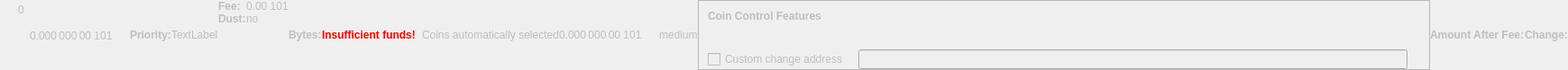
    <widget class="QWidget" name="dummyHideWidget" native="true">
     <property name="enabled">
      <bool>false</bool>
     </property>
     <property name="maximumSize">
      <size>
       <width>100</width>
       <height>22</height>
      </size>
     </property>
     <layout class="QHBoxLayout" name="dummyHideLayout">
      <property name="spacing">
       <number>0</number>
      </property>
      <property name="leftMargin">
       <number>0</number>
      </property>
      <property name="topMargin">
       <number>0</number>
      </property>
      <property name="rightMargin">
       <number>0</number>
      </property>
      <property name="bottomMargin">
       <number>0</number>
      </property>
      <item>
       <layout class="QFormLayout" name="formLayoutCoinControl1">
        <property name="horizontalSpacing">
         <number>10</number>
        </property>
        <property name="verticalSpacing">
         <number>14</number>
        </property>
        <property name="leftMargin">
         <number>10</number>
        </property>
        <property name="topMargin">
         <number>4</number>
        </property>
        <property name="rightMargin">
         <number>6</number>
        </property>
        <item row="0" column="1">
         <widget class="QLabel" name="labelCoinControlBytes">
          <property name="cursor">
           <cursorShape>IBeamCursor</cursorShape>
          </property>
          <property name="contextMenuPolicy">
           <enum>Qt::ActionsContextMenu</enum>
          </property>
          <property name="text">
           <string notr="true">0</string>
          </property>
          <property name="textInteractionFlags">
           <set>Qt::LinksAccessibleByMouse|Qt::TextSelectableByKeyboard|Qt::TextSelectableByMouse</set>
          </property>
         </widget>
        </item>
       </layout>
      </item>
      <item>
       <widget class="QLabel" name="labelCoinControlAfterFee">
        <property name="enabled">
         <bool>false</bool>
        </property>
        <property name="sizePolicy">
         <sizepolicy hsizetype="Fixed" vsizetype="Fixed">
          <horstretch>0</horstretch>
          <verstretch>0</verstretch>
         </sizepolicy>
        </property>
        <property name="minimumSize">
         <size>
          <width>111</width>
          <height>12</height>
         </size>
        </property>
        <property name="maximumSize">
         <size>
          <width>111</width>
          <height>12</height>
         </size>
        </property>
        <property name="cursor">
         <cursorShape>IBeamCursor</cursorShape>
        </property>
        <property name="contextMenuPolicy">
         <enum>Qt::ActionsContextMenu</enum>
        </property>
        <property name="text">
         <string notr="true">0.000 000 00 101</string>
        </property>
        <property name="textInteractionFlags">
         <set>Qt::LinksAccessibleByMouse|Qt::TextSelectableByKeyboard|Qt::TextSelectableByMouse</set>
        </property>
       </widget>
      </item>
      <item>
       <widget class="QLabel" name="labelCoinControlPriorityText">
        <property name="enabled">
         <bool>false</bool>
        </property>
        <property name="font">
         <font>
          <weight>75</weight>
          <bold>true</bold>
         </font>
        </property>
        <property name="text">
         <string>Priority:</string>
        </property>
       </widget>
      </item>
      <item>
       <layout class="QHBoxLayout" name="horizontalLayout">
        <item>
         <widget class="QLabel" name="WarningLabel">
          <property name="text">
           <string>TextLabel</string>
          </property>
         </widget>
        </item>
       </layout>
      </item>
      <item>
       <layout class="QFormLayout" name="formLayoutCoinControl3">
        <property name="horizontalSpacing">
         <number>0</number>
        </property>
        <property name="verticalSpacing">
         <number>0</number>
        </property>
        <property name="leftMargin">
         <number>0</number>
        </property>
        <property name="topMargin">
         <number>0</number>
        </property>
        <property name="rightMargin">
         <number>0</number>
        </property>
        <item row="0" column="0">
         <widget class="QLabel" name="labelCoinControlFeeText">
          <property name="enabled">
           <bool>false</bool>
          </property>
          <property name="font">
           <font>
            <weight>75</weight>
            <bold>true</bold>
           </font>
          </property>
          <property name="text">
           <string>Fee:</string>
          </property>
          <property name="margin">
           <number>0</number>
          </property>
         </widget>
        </item>
        <item row="0" column="1">
         <widget class="QLabel" name="labelCoinControlFee">
          <property name="enabled">
           <bool>false</bool>
          </property>
          <property name="cursor">
           <cursorShape>IBeamCursor</cursorShape>
          </property>
          <property name="contextMenuPolicy">
           <enum>Qt::ActionsContextMenu</enum>
          </property>
          <property name="text">
           <string notr="true">0.00 101</string>
          </property>
          <property name="textInteractionFlags">
           <set>Qt::LinksAccessibleByMouse|Qt::TextSelectableByKeyboard|Qt::TextSelectableByMouse</set>
          </property>
         </widget>
        </item>
        <item row="1" column="0">
         <widget class="QLabel" name="labelCoinControlLowOutputText">
          <property name="enabled">
           <bool>false</bool>
          </property>
          <property name="font">
           <font>
            <weight>75</weight>
            <bold>true</bold>
           </font>
          </property>
          <property name="text">
           <string>Dust:</string>
          </property>
         </widget>
        </item>
        <item row="1" column="1">
         <widget class="QLabel" name="labelCoinControlLowOutput">
          <property name="enabled">
           <bool>false</bool>
          </property>
          <property name="cursor">
           <cursorShape>IBeamCursor</cursorShape>
          </property>
          <property name="contextMenuPolicy">
           <enum>Qt::ActionsContextMenu</enum>
          </property>
          <property name="text">
           <string>no</string>
          </property>
          <property name="textInteractionFlags">
           <set>Qt::LinksAccessibleByMouse|Qt::TextSelectableByKeyboard|Qt::TextSelectableByMouse</set>
          </property>
         </widget>
        </item>
       </layout>
      </item>
      <item>
       <widget class="QLabel" name="labelCoinControlBytesText">
        <property name="enabled">
         <bool>false</bool>
        </property>
        <property name="font">
         <font>
          <weight>75</weight>
          <bold>true</bold>
         </font>
        </property>
        <property name="text">
         <string>Bytes:</string>
        </property>
       </widget>
      </item>
      <item>
       <layout class="QFormLayout" name="formLayoutCoinControl2">
        <property name="horizontalSpacing">
         <number>0</number>
        </property>
        <property name="verticalSpacing">
         <number>0</number>
        </property>
        <property name="leftMargin">
         <number>0</number>
        </property>
        <property name="topMargin">
         <number>0</number>
        </property>
        <property name="rightMargin">
         <number>0</number>
        </property>
       </layout>
      </item>
      <item>
       <layout class="QHBoxLayout" name="horizontalLayoutCoinControl2">
        <property name="spacing">
         <number>0</number>
        </property>
        <property name="bottomMargin">
         <number>0</number>
        </property>
       </layout>
      </item>
      <item>
       <widget class="QLabel" name="labelCoinControlInsuffFunds">
        <property name="enabled">
         <bool>false</bool>
        </property>
        <property name="minimumSize">
         <size>
          <width>0</width>
          <height>0</height>
         </size>
        </property>
        <property name="font">
         <font>
          <weight>75</weight>
          <bold>true</bold>
         </font>
        </property>
        <property name="styleSheet">
         <string notr="true">color:red;font-weight:bold;</string>
        </property>
        <property name="text">
         <string>Insufficient funds!</string>
        </property>
        <property name="margin">
         <number>5</number>
        </property>
       </widget>
      </item>
      <item>
       <layout class="QFormLayout" name="formLayoutCoinControl4">
        <property name="horizontalSpacing">
         <number>0</number>
        </property>
        <property name="verticalSpacing">
         <number>0</number>
        </property>
        <property name="leftMargin">
         <number>0</number>
        </property>
        <property name="topMargin">
         <number>0</number>
        </property>
        <property name="rightMargin">
         <number>0</number>
        </property>
       </layout>
      </item>
      <item>
       <widget class="QLabel" name="labelCoinControlChangeLabel">
        <property name="enabled">
         <bool>false</bool>
        </property>
        <property name="sizePolicy">
         <sizepolicy hsizetype="Preferred" vsizetype="Expanding">
          <horstretch>0</horstretch>
          <verstretch>0</verstretch>
         </sizepolicy>
        </property>
        <property name="minimumSize">
         <size>
          <width>0</width>
          <height>0</height>
         </size>
        </property>
        <property name="text">
         <string/>
        </property>
        <property name="margin">
         <number>3</number>
        </property>
       </widget>
      </item>
      <item>
       <widget class="QLabel" name="labelCoinControlAutomaticallySelected">
        <property name="enabled">
         <bool>false</bool>
        </property>
        <property name="sizePolicy">
         <sizepolicy hsizetype="Fixed" vsizetype="Fixed">
          <horstretch>0</horstretch>
          <verstretch>0</verstretch>
         </sizepolicy>
        </property>
        <property name="minimumSize">
         <size>
          <width>0</width>
          <height>0</height>
         </size>
        </property>
        <property name="maximumSize">
         <size>
          <width>240</width>
          <height>16777215</height>
         </size>
        </property>
        <property name="text">
         <string>Coins automatically selected</string>
        </property>
        <property name="margin">
         <number>5</number>
        </property>
       </widget>
      </item>
      <item>
       <widget class="QLabel" name="labelCoinControlChange">
        <property name="enabled">
         <bool>false</bool>
        </property>
        <property name="sizePolicy">
         <sizepolicy hsizetype="Fixed" vsizetype="Fixed">
          <horstretch>0</horstretch>
          <verstretch>0</verstretch>
         </sizepolicy>
        </property>
        <property name="minimumSize">
         <size>
          <width>111</width>
          <height>0</height>
         </size>
        </property>
        <property name="maximumSize">
         <size>
          <width>111</width>
          <height>16777215</height>
         </size>
        </property>
        <property name="cursor">
         <cursorShape>IBeamCursor</cursorShape>
        </property>
        <property name="contextMenuPolicy">
         <enum>Qt::ActionsContextMenu</enum>
        </property>
        <property name="text">
         <string notr="true">0.000 000 00 101</string>
        </property>
        <property name="textInteractionFlags">
         <set>Qt::LinksAccessibleByMouse|Qt::TextSelectableByKeyboard|Qt::TextSelectableByMouse</set>
        </property>
       </widget>
      </item>
      <item>
       <widget class="QLabel" name="labelCoinControlPriority">
        <property name="enabled">
         <bool>false</bool>
        </property>
        <property name="cursor">
         <cursorShape>IBeamCursor</cursorShape>
        </property>
        <property name="contextMenuPolicy">
         <enum>Qt::ActionsContextMenu</enum>
        </property>
        <property name="text">
         <string>medium</string>
        </property>
        <property name="textInteractionFlags">
         <set>Qt::LinksAccessibleByMouse|Qt::TextSelectableByKeyboard|Qt::TextSelectableByMouse</set>
        </property>
       </widget>
      </item>
      <item>
       <widget class="QFrame" name="frameCoinControl">
        <property name="sizePolicy">
         <sizepolicy hsizetype="Expanding" vsizetype="Expanding">
          <horstretch>0</horstretch>
          <verstretch>0</verstretch>
         </sizepolicy>
        </property>
        <property name="maximumSize">
         <size>
          <width>16777215</width>
          <height>16777215</height>
         </size>
        </property>
        <property name="frameShape">
         <enum>QFrame::StyledPanel</enum>
        </property>
        <property name="frameShadow">
         <enum>QFrame::Sunken</enum>
        </property>
        <layout class="QVBoxLayout" name="verticalLayoutCoinControl2_2">
         <property name="spacing">
          <number>0</number>
         </property>
         <property name="leftMargin">
          <number>0</number>
         </property>
         <property name="topMargin">
          <number>0</number>
         </property>
         <property name="rightMargin">
          <number>0</number>
         </property>
         <property name="bottomMargin">
          <number>0</number>
         </property>
         <item>
          <layout class="QVBoxLayout" name="verticalLayoutCoinControl" stretch="0,0,0,1">
           <property name="spacing">
            <number>0</number>
           </property>
           <property name="leftMargin">
            <number>10</number>
           </property>
           <property name="topMargin">
            <number>10</number>
           </property>
           <item>
            <layout class="QHBoxLayout" name="horizontalLayoutCoinControl1">
             <property name="bottomMargin">
              <number>15</number>
             </property>
             <item>
              <widget class="QLabel" name="labelCoinControlFeatures">
               <property name="enabled">
                <bool>false</bool>
               </property>
               <property name="sizePolicy">
                <sizepolicy hsizetype="Preferred" vsizetype="Maximum">
                 <horstretch>0</horstretch>
                 <verstretch>0</verstretch>
                </sizepolicy>
               </property>
               <property name="font">
                <font>
                 <weight>75</weight>
                 <bold>true</bold>
                </font>
               </property>
               <property name="styleSheet">
                <string notr="true">font-weight:bold;</string>
               </property>
               <property name="text">
                <string>Coin Control Features</string>
               </property>
              </widget>
             </item>
            </layout>
           </item>
           <item>
            <widget class="QWidget" name="widgetCoinControl" native="true">
             <property name="sizePolicy">
              <sizepolicy hsizetype="Preferred" vsizetype="Preferred">
               <horstretch>0</horstretch>
               <verstretch>0</verstretch>
              </sizepolicy>
             </property>
             <property name="minimumSize">
              <size>
               <width>0</width>
               <height>0</height>
              </size>
             </property>
             <property name="styleSheet">
              <string notr="true"/>
             </property>
             <layout class="QHBoxLayout" name="horizontalLayoutCoinControl5_2">
              <property name="leftMargin">
               <number>0</number>
              </property>
              <property name="topMargin">
               <number>0</number>
              </property>
              <property name="rightMargin">
               <number>0</number>
              </property>
              <property name="bottomMargin">
               <number>0</number>
              </property>
              <item>
               <layout class="QHBoxLayout" name="horizontalLayoutCoinControl3">
                <property name="spacing">
                 <number>20</number>
                </property>
                <property name="topMargin">
                 <number>0</number>
                </property>
                <property name="bottomMargin">
                 <number>10</number>
                </property>
               </layout>
              </item>
             </layout>
            </widget>
           </item>
           <item>
            <layout class="QHBoxLayout" name="horizontalLayoutCoinControl4" stretch="0,0,0">
             <property name="spacing">
              <number>12</number>
             </property>
             <property name="sizeConstraint">
              <enum>QLayout::SetDefaultConstraint</enum>
             </property>
             <property name="topMargin">
              <number>5</number>
             </property>
             <property name="rightMargin">
              <number>5</number>
             </property>
             <item>
              <widget class="QCheckBox" name="checkBoxCoinControlChange">
               <property name="enabled">
                <bool>false</bool>
               </property>
               <property name="toolTip">
                <string>If this is activated, but the change address is empty or invalid, change will be sent to a newly generated address.</string>
               </property>
               <property name="text">
                <string>Custom change address</string>
               </property>
              </widget>
             </item>
             <item>
              <widget class="QValidatedLineEdit" name="lineEditCoinControlChange">
               <property name="enabled">
                <bool>false</bool>
               </property>
               <property name="sizePolicy">
                <sizepolicy hsizetype="Expanding" vsizetype="Fixed">
                 <horstretch>0</horstretch>
                 <verstretch>0</verstretch>
                </sizepolicy>
               </property>
              </widget>
             </item>
             <item>
              <widget class="QLabel" name="labelCoinControlChangeLabel_2">
               <property name="sizePolicy">
                <sizepolicy hsizetype="Preferred" vsizetype="Expanding">
                 <horstretch>0</horstretch>
                 <verstretch>0</verstretch>
                </sizepolicy>
               </property>
               <property name="minimumSize">
                <size>
                 <width>0</width>
                 <height>0</height>
                </size>
               </property>
               <property name="text">
                <string/>
               </property>
               <property name="margin">
                <number>3</number>
               </property>
              </widget>
             </item>
            </layout>
           </item>
           <item>
            <spacer name="verticalSpacerCoinControl">
             <property name="orientation">
              <enum>Qt::Vertical</enum>
             </property>
             <property name="sizeHint" stdset="0">
              <size>
               <width>800</width>
               <height>1</height>
              </size>
             </property>
            </spacer>
           </item>
          </layout>
         </item>
        </layout>
       </widget>
      </item>
      <item>
       <widget class="QLabel" name="labelCoinControlAfterFeeText">
        <property name="enabled">
         <bool>false</bool>
        </property>
        <property name="minimumSize">
         <size>
          <width>0</width>
          <height>0</height>
         </size>
        </property>
        <property name="maximumSize">
         <size>
          <width>16777215</width>
          <height>16777215</height>
         </size>
        </property>
        <property name="font">
         <font>
          <weight>75</weight>
          <bold>true</bold>
         </font>
        </property>
        <property name="text">
         <string>Amount After Fee:</string>
        </property>
        <property name="alignment">
         <set>Qt::AlignLeading|Qt::AlignLeft|Qt::AlignVCenter</set>
        </property>
        <property name="margin">
         <number>0</number>
        </property>
       </widget>
      </item>
      <item>
       <widget class="QLabel" name="labelCoinControlChangeText">
        <property name="enabled">
         <bool>false</bool>
        </property>
        <property name="sizePolicy">
         <sizepolicy hsizetype="Preferred" vsizetype="Preferred">
          <horstretch>0</horstretch>
          <verstretch>0</verstretch>
         </sizepolicy>
        </property>
        <property name="minimumSize">
         <size>
          <width>0</width>
          <height>0</height>
         </size>
        </property>
        <property name="maximumSize">
         <size>
          <width>16777215</width>
          <height>16777215</height>
         </size>
        </property>
        <property name="font">
         <font>
          <weight>75</weight>
          <bold>true</bold>
         </font>
        </property>
        <property name="text">
         <string>Change:</string>
        </property>
        <property name="alignment">
         <set>Qt::AlignLeading|Qt::AlignLeft|Qt::AlignVCenter</set>
        </property>
       </widget>
      </item>
     </layout>
    </widget>
